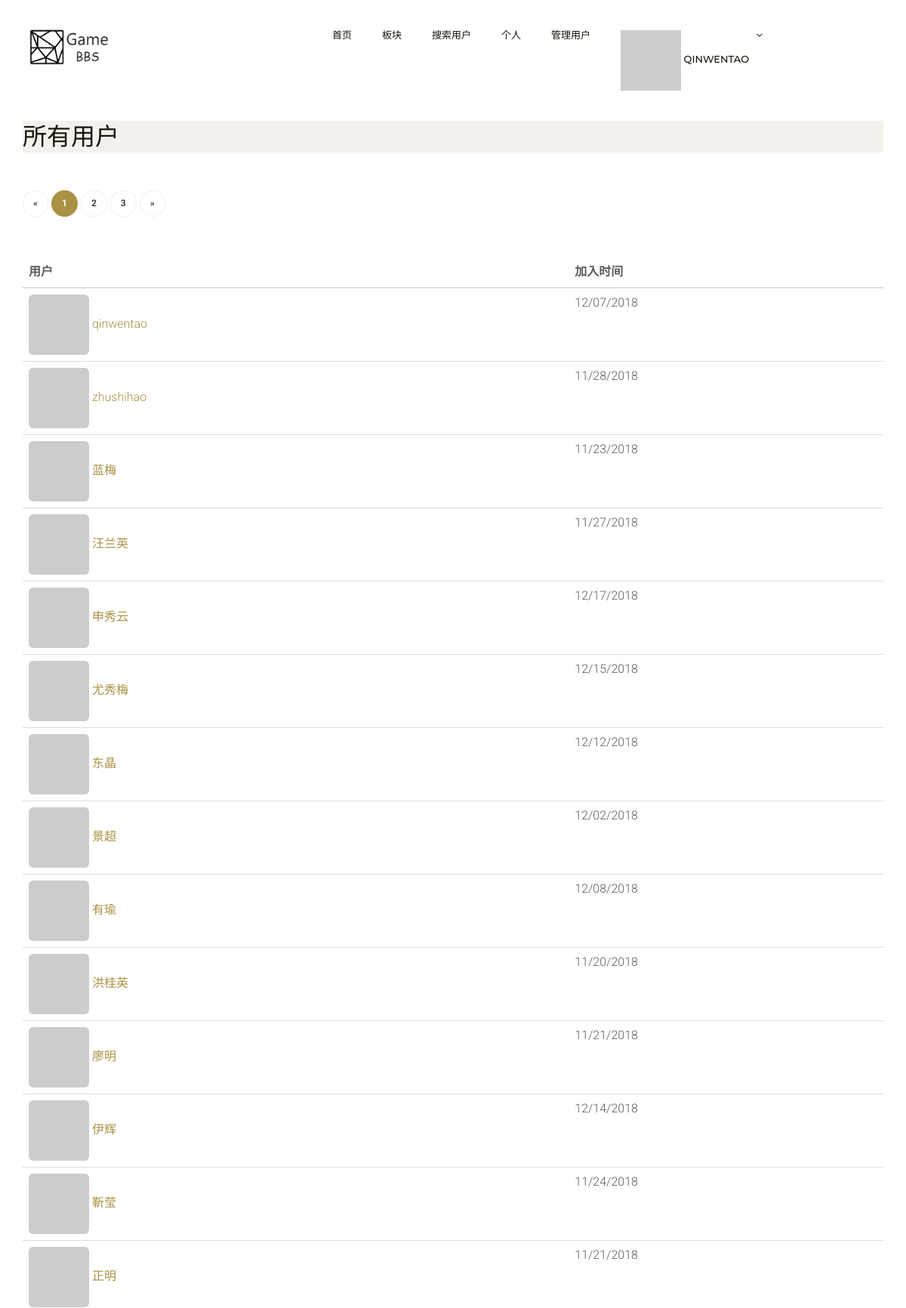
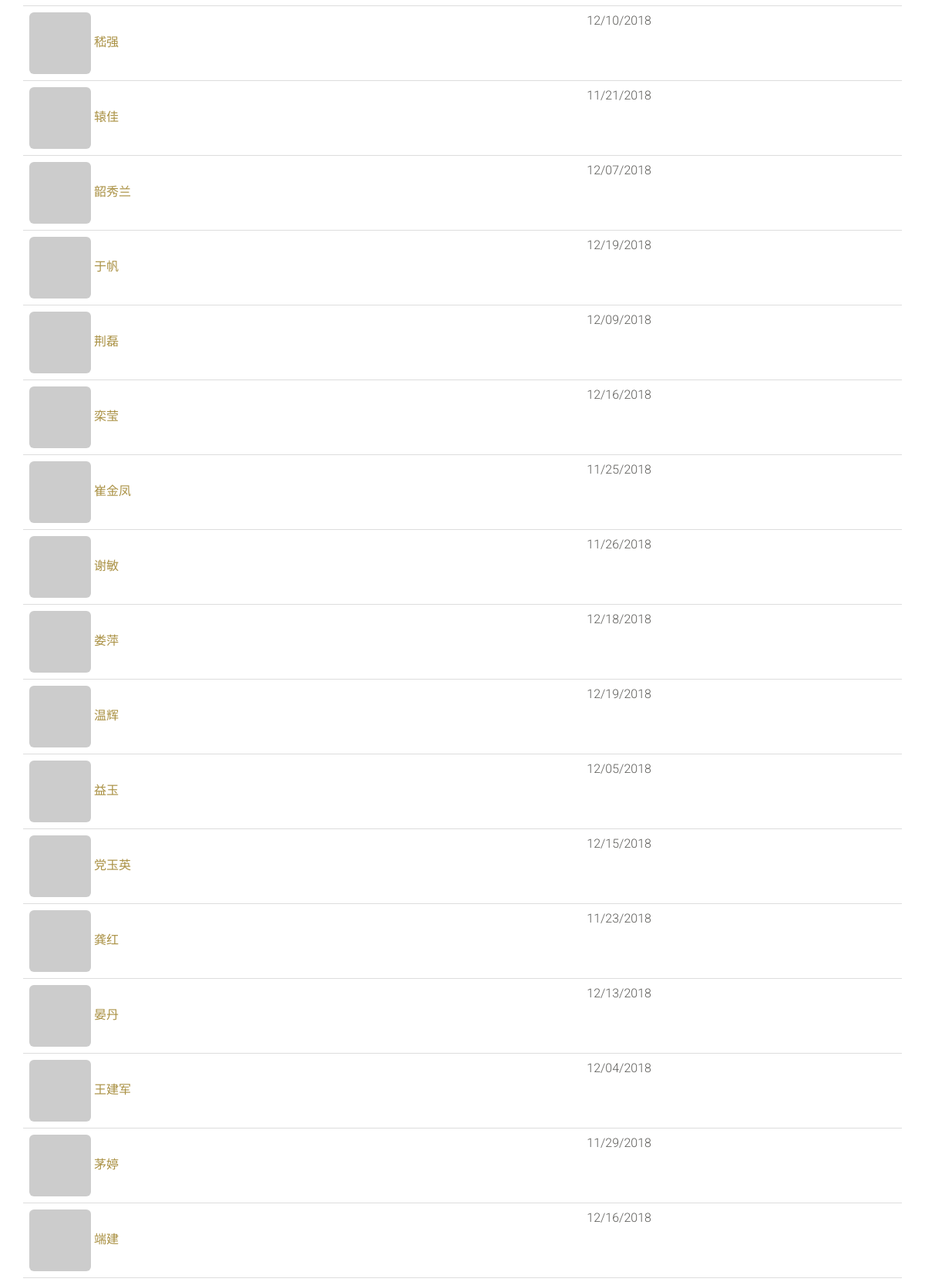
Screenshot of /all_users (signed in, upper part) with the database file from the repository (2 pictures, top to bottom).
### app/models.py (models this page shows, shortened)
class User(UserMixin, db.Model):
    __tablename__ = 'users'
    id = db.Column(db.Integer, primary_key=True)
    email = db.Column(db.String(64), unique=True, index=True)
    username = db.Column(db.String(64), unique=True, index=True)
    nickname = db.Column(db.String(64))
    about_me = db.Column(db.Text())
    location = db.Column(db.String(64))
    is_male = db.Column(db.Boolean)
    birthday = db.Column(db.Date(), default=datetime.date(2000, 10, 10))
    member_since = db.Column(db.DateTime(), default=datetime.datetime.utcnow)
    last_seen = db.Column(db.DateTime(), default=datetime.datetime.utcnow)
    avatar_hash = db.Column(db.String(32))
    password_hash = db.Column(db.String(128))
    confirmed = db.Column(db.Boolean, default=False)
    role_id = db.Column(db.Integer, db.ForeignKey('roles.id'))
    disabled = db.Column(db.Boolean, default=False) # 删除用户
    board = None    # 辅助变量：在计算用户在某版块下的回复量前，初始化该变量
    posts = db.relationship('Post', backref='author', lazy='dynamic')
    comments = db.relationship('Comment', backref='author', lazy='dynamic')
    moderated_boards = db.relationship('Board',
                             secondary = moderators,
                             backref=db.backref('moderators', lazy='dynamic'),
                             lazy='dynamic')
    liked_comments = db.relationship('Comment',
                                      secondary = comments_likes,
                                      backref=db.backref('likers', lazy='dynamic'),
                                      lazy='dynamic')
    collected_boards = db.relationship('Board',
                                     secondary = boards_collections,
                                     backref = db.backref('collectors', lazy='dynamic'),
                                     lazy='dynamic')
    collected_posts = db.relationship('Post',
                                      secondary = posts_collections,
                                      backref = db.backref('collectors', lazy='dynamic'),
                                      lazy='dynamic',
                                      )
    followed = db.relationship('Follow',
                               foreign_keys=[Follow.follower_id],
                               backref=db.backref('follower', lazy='joined'),
                               lazy='dynamic',
                               cascade='all, delete-orphan')
    followers = db.relationship('Follow',
                                foreign_keys=[Follow.followed_id],
                                backref=db.backref('followed', lazy='joined'),
                                lazy='dynamic',
                                cascade='all, delete-orphan')
    def ping(self):
        self.last_seen = datetime.datetime.utcnow()
        db.session.add(self)
    @property
    def password(self):
        raise AttributeError('password is not a readable attribute')
    def can(self, permission):
        return self.role is not None and \
               (self.role.permission & permission) == permission
    def is_administrator(self):
        return self.can(Permission.ADMIN)
    def gravatar(self, size=100, default='identicon', rating='g'):
        url = 'https://secure.gravatar.com/avatar'
        hash = self.avatar_hash or self.gravatar_hash()
        return '{url}/{hash}?s={size}&d={default}&r={rating}'.format(
            url=url, hash=hash, size=size, default=default, rating=rating
        )

### app/main/views.py (the view)
@main.route('/all_users')
@admin_required
def all_users():
    page = request.args.get('page', 1, type=int)
    pagination = User.query.paginate(
        page, per_page=current_app.config['BBS_FOLLOWERS_PER_PAGE'],
        error_out=False)
    users = pagination.items
    return render_template('all_users.html', users=users, endpoint='.all_users', pagination=pagination)

### app/auth/views.py (called while the page is built)
@auth.before_app_request
def before_request():
    if current_user.is_authenticated:
        current_user.ping()
        if not current_user.confirmed \
                and request.endpoint\
                and request.endpoint[:5] != 'auth.'\
                and request.endpoint != 'static':
            return redirect(url_for('auth.unconfirmed'))

### app/main/__init__.py (called while the page is built)
@main.app_context_processor
def inject_permission():
    return dict(Permission=Permission)

### app/models.py (called while the page is built)
@login_manager.user_loader
def load_user(user_id):
    return User.query.get(int(user_id))

### app/templates/all_users.html (shortened to what this page needs)
{% extends "base.html" %}
{% import "_macros.html" as macros %}
{% block page_content %}
<div class="page-header">
    <h1>所有用户 </h1>
</div>
<div class="pagination">
    {{ macros.pagination_widget(pagination, endpoint) }}
</div>
<table class="table table-hover followers">
    <thead><tr><th>用户</th><th>加入时间</th></tr></thead>
    {% for user in users %}
    <tr>
        <td>
            <a href="{{ url_for('.user', username = user.username) }}">
                <img class="img-rounded" src="{{user.gravatar(size=32) }}">
                {{ user.username }}
            </a>
        </td>
        <td>{{ moment(user.member_since).format('L') }}</td>
    </tr>
    {% endfor %}
</table>
{% endblock %}

### app/templates/base.html (shortened to what this page needs)
{% extends "bootstrap/base.html" %}
{% import "bootstrap/wtf.html" as wtf %}
{% block head %}
{{ super() }}
<link rel="stylesheet" type="text/css" href="{{ url_for('static', filename='styles.css')}}">
    <link href="{{ url_for('static', filename='css/font-awesome.min.css')}}" rel="stylesheet">
    <link href="{{ url_for('static', filename='css/style.css')}}" rel="stylesheet">
<link rel="stylesheet" href="https://cdn.jsdelivr.net/gh/Wruczek/Bootstrap-Cookie-Alert@gh-pages/cookiealert.css">
{% endblock %}
{% block navbar %}
      <div class="header">
        <div class="container">
            <div class="row">
                <div class="col-lg-4 col-md-4 col-sm-12 col-xs-12">
                    <a href="index.html"><img src="{{ url_for('static', filename = 'homelogo.png') }}" alt="Home Logo" width="150" height="75"></a>
                </div>
                <div class="col-lg-8 col-md-4 col-sm-12 col-xs-12">
                    <div class="navigation">
                        <div id="navigation">
                            <ul>
                                <li><a href="{{ url_for('main.index') }}" title="Home">首页</a></li>
                                <li><a href="{{ url_for('main.boards') }}" title="Home">板块</a></li>
                                <li><a href="{{ url_for('main.search_user') }}" title="Home">搜索用户</a></li>
                                {% if current_user.is_authenticated %}
                    <li><a href="{{ url_for('main.user', username=current_user.username)}}">个人</a> </li>
                {% endif %}
                {% if current_user.is_administrator()%}
                    <li><a href="{{ url_for('main.all_users')}}">管理用户</a> </li>
                {% endif %}
                             {% if current_user.is_authenticated %}
                    <li class="has-sub">
                        <a>
                            <img src="{{ current_user.gravatar(size=18) }}">
                            {{current_user.username}}
                        </a>
                    </li>
                {% else %}
                    <li><a href="{{ url_for('auth.login') }}">登录</a> </li>
                {% endif %}
                            </ul>
                        </div>
                    </div>
                </div>
            </div>
        </div>
    </div>
{% endblock %}
{% block content %}
<div class="container">
   {% block page_content %}{% endblock %}
    </div>
{% endblock %}

### app/static/styles.css (style rules this page uses)
.table.followers tr { border-bottom: 1px solid #e0e0e0; }

### app/static/css/style.css (style rules this page uses)
body { font-size: 16px; background-color: #fff; color: #5d5c59; font-family: 'Roboto', sans-serif; line-height: 28px; font-weight: 300; }
h1, h2, h3, h4, h5, h6 { margin: 0; padding: 0; margin-bottom: 10px; color: #18150d; font-weight: 400; font-family: 'Montserrat', sans-serif; text-transform: uppercase; -webkit-font-smoothing: antialiased; text-rendering: optimizeLegibility; }
h1 { font-size: 32px; line-height: 42px; }
ul, ol { margin: 0; }
a { color: #aa9144; text-decoration: none; -webkit-transition: all 0.3s; -moz-transition: all 0.3s; transition: all 0.3s; }
.header { background-color: #fff; z-index: 9999; position: relative; padding-top: 20px; padding-bottom: 20px; }
.navigation { float: right; }
#navigation, #navigation ul, #navigation ul li, #navigation ul li a, #navigation #menu-button { margin: 0; padding: 0; border: 0; list-style: none; line-height: 1; display: block; position: relative; -webkit-box-sizing: border-box; -moz-box-sizing: border-box; box-sizing: border-box; }
#navigation:after, #navigation > ul:after { content: "."; display: block; clear: both; visibility: hidden; line-height: 0; height: 0; }
#navigation { font-family: 'Montserrat', sans-serif; -webkit-font-smoothing: antialiased; text-rendering: optimizeLegibility; }
#navigation > ul > li { float: left; }
#navigation > ul > li > a { padding: 20px; font-size: 13px; color: #18150d; text-decoration: none; font-weight: 500; text-transform: uppercase; }
#navigation > ul > li.has-sub > a { padding-right: 32px; }
#navigation > ul > li.has-sub > a:before { position: absolute; right: 14px; font-family: FontAwesome; content: "\f107"; -webkit-transition: all .25s ease; -moz-transition: all .25s ease; -ms-transition: all .25s ease; -o-transition: all .25s ease; transition: all .25s ease; }
.page-header { background:#f4f1ec; background-size: cover; margin: 0; border-bottom: none; padding-bottom: 0px; }
@media only screen and (max-width : 1200px) { .navigation { float: none; } }

### rows the page displays
User: username "QINWENTAO", username "qinwentao", member_since "12/07/2018"
User: username "zhushihao", member_since "11/28/2018"
User: username "蓝梅", member_since "11/23/2018"
User: username "汪兰英", member_since "11/27/2018"
User: username "申秀云", member_since "12/17/2018"
User: username "尤秀梅", member_since "12/15/2018"
User: username "东晶", member_since "12/12/2018"
User: username "景超", member_since "12/02/2018"
User: username "有瑜", member_since "12/08/2018"
User: username "洪桂英", member_since "11/20/2018"
User: username "廖明", member_since "11/21/2018"
User: username "伊辉", member_since "12/14/2018"
User: username "靳莹", member_since "11/24/2018"
User: username "正明", member_since "11/21/2018"
User: username "嵇强", member_since "12/10/2018"
User: username "辕佳", member_since "11/21/2018"
User: username "韶秀兰", member_since "12/07/2018"
User: username "于帆", member_since "12/19/2018"
User: username "荆磊", member_since "12/09/2018"
User: username "栾莹", member_since "12/16/2018"
User: username "崔金凤", member_since "11/25/2018"
User: username "谢敏", member_since "11/26/2018"
User: username "娄萍", member_since "12/18/2018"
User: username "温辉", member_since "12/19/2018"
User: username "益玉", member_since "12/05/2018"
User: username "党玉英", member_since "12/15/2018"
User: username "龚红", member_since "11/23/2018"
User: username "晏丹", member_since "12/13/2018"
User: username "王建军", member_since "12/04/2018"
User: username "茅婷", member_since "11/29/2018"
User: username "端建", member_since "12/16/2018"

### other values shown
{{ p }} "1"
{{ p }} "2" "3"
